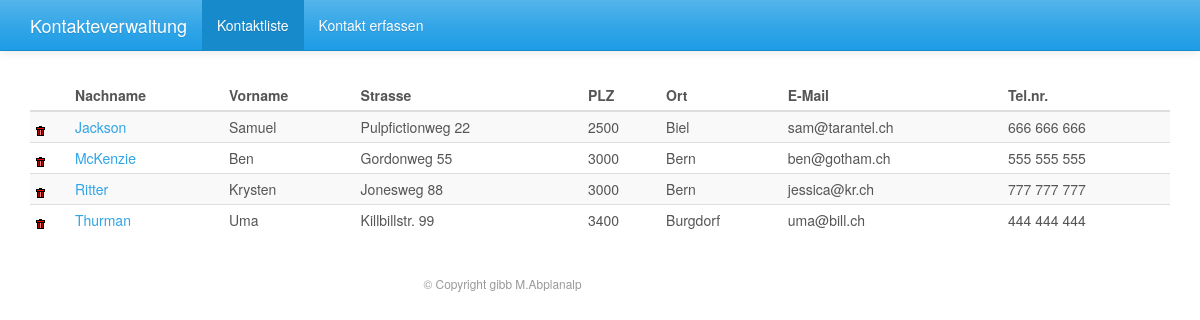
/php/index.php, run on the app's committed database.
### tables this page shows
CREATE TABLE `kontakte` (
  `kid` int(11) NOT NULL,
  `nachname` varchar(50) NOT NULL,
  `vorname` varchar(50) DEFAULT NULL,
  `strasse` varchar(100) DEFAULT NULL,
  `oid` smallint(6) DEFAULT NULL,
  `email` varchar(100) NOT NULL,
  `tel` varchar(20) DEFAULT NULL
);

CREATE TABLE `orte` (
  `oid` int(11) NOT NULL,
  `plz` smallint(6) NOT NULL,
  `ort` varchar(50) NOT NULL
);

### php/appl_functions.php (called while the page is built, shortened)
<?php
function kontaktliste() {
  setValue("data", db_select_kontakte());
  if (is_array(getValue("data"))) {
	return runTemplate("../templates/".getValue("func").".htm.php");
  } else {
	return "<div class='col-md-offset-3 col-md-4 text-center'>Liste ist leer...</div><br /><br />";
  }
}
?>

### php/db_functions.php (called while the page is built, shortened)
<?php
function db_select_kontakte() {
	$sql = "select k.kid, k.nachname, k.vorname, k.strasse, o.plz, o.ort, k.email, k.tel
			from kontakte k
			left join orte o on o.oid = k.oid
			order by nachname, vorname";
	return sqlSelect($sql);
}
?>

### templates/kontaktliste.htm.php (the view, shortened to what this page needs)
<table class="table table-striped table-condensed">
  <thead>
	<tr>
	  <th></th>
	  <th>Nachname</th>
	  <th>Vorname</th>
	  <th>Strasse</th>
	  <th>PLZ</th>
	  <th>Ort</th>
	  <th>E-Mail</th>
	  <th>Tel.nr.</th>
	</tr>
  </thead>
  <tbody>
	<?php
	  foreach(getValue("data") as $row) {
		echo "<tr>
			  <td><a href='".getValue('phpmodule')."&kid=".$row['kid']."'>
			  <img src='../images/delete.png' border='no' onclick='return confdel();'></a></td>
			  <td><a href='".$_SERVER['PHP_SELF']."?id=kontakterfassen&action=edit&kid=".$row['kid']."'>".htmlTextAufbereiten($row['nachname'])."</a></td>
			  <td>".htmlTextAufbereiten($row['vorname'])."</td>
			  <td>".htmlTextAufbereiten($row['strasse'])."</td>
			  <td>".$row['plz']."</td>
			  <td>".htmlTextAufbereiten($row['ort'])."</td>
			  <td>".htmlTextAufbereiten($row['email'])."</td>
			  <td>".htmlTextAufbereiten($row['tel'])."</td>
			  </tr>\n";
	  }
	?>
  </tbody>
</table>

### php/index.php (shortened to what this page needs)
<?php
require("basic_functions.php");
require("db_functions.php");
require("appl_functions.php");
$func = getId();
$flist = getValue("cfg_func_list");
if (!in_array($func, $flist)) $func = $flist[0];
setValue("inhalt", $func());
echo runTemplate("../templates/index.htm.php");
?>

### templates/index.htm.php (shortened to what this page needs)
<!DOCTYPE html>
<html lang="de">
<head>
  <link href="../css/bootstrap.min.css" rel="stylesheet" />
</head>
<body>
  <nav class="navbar navbar-default navbar-fixed-top">
	<div class="container">
      <div class="navbar-header">
		<a class="navbar-brand">Kontakteverwaltung</a>
      </div>
	  <ul class="nav navbar-nav">
        <?php echo getMenu(getValue("cfg_menu_list"), "Hauptmenü"); ?>
      </ul>
	</div>
  </nav>
  <div class="container" style="margin-top:80px">
	<?php echo getValue("inhalt"); ?>
  </div>
  <div class="container" style="margin-top:20px">
	<div class="row">
	  <div class="col-md-offset-3 col-md-4 text-center small text-muted">
		&copy;&nbsp;Copyright gibb M.Abplanalp
	  </div>
	</div>
  </div>
</body>
</html>

### php/basic_functions.php (shortened to what this page needs)
<?php
function runTemplate($template) {
  require($template);
  $inhalt=ob_get_contents();
  return $inhalt;
}
function setValue($key, $value) {
  global $params;
  $params[$key] = $value;
}
function getValue($key) {
  global $params;
  if (isset($params[$key])) return $params[$key];
  else return "";
}
function getMenu($mlist) {
  $menu = "";
  if (count($mlist)) {
	$active_link = getValue("func");
	foreach ($mlist as $element=>$option) {
	  $active = "";
	  if ($element == $active_link) $active = " class='active'";
	  $menu .= "<li$active><a href='".$_SERVER['PHP_SELF']."?id=".$element."'>$option</a></li>";
	}
	return $menu;
  }
}
function htmlTextAufbereiten($value) {
	return nl2br(htmlentities($value));
}
function sqlSelect($sql) {
 	$result = mysqli_query(getValue("cfg_db"), $sql);
	if (mysqli_num_rows($result) > 0) {
		while ($row=mysqli_fetch_assoc($result)) $data[]=$row;
	} else $data = "";
	return $data;
}
?>

### data on the page
kontakte: nachname "Jackson", vorname "Samuel", strasse "Pulpfictionweg 22", oid.plz "2500", oid.ort "Biel", email "sam@tarantel.ch", tel "666 666 666"
kontakte: nachname "McKenzie", vorname "Ben", strasse "Gordonweg 55", oid.plz "3000", oid.ort "Bern", email "ben@gotham.ch", tel "555 555 555"
kontakte: nachname "Ritter", vorname "Krysten", strasse "Jonesweg 88", oid.plz "3000", oid.ort "Bern", email "jessica@kr.ch", tel "777 777 777"
kontakte: nachname "Thurman", vorname "Uma", strasse "Killbillstr. 99", oid.plz "3400", oid.ort "Burgdorf", email "uma@bill.ch", tel "444 444 444"

### other printed values
$option "Kontaktliste"
$option "Kontakt erfassen"
